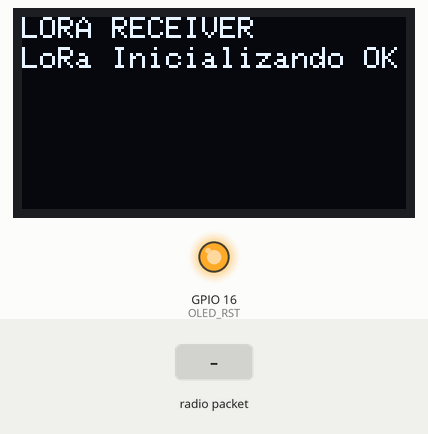
This sketch was run on a simulated ESP32. Shown: 128×64 one-colour display, output pins drawn as LEDs (lit = HIGH). Inputs (shaded band) come from the test bench. No radio packets arrive unless stated; what the sketch prints to the serial monitor is not drawn.

Above: at 3.3 s.
3.4 s: radio packet "1" arrives
At 4.8 s:
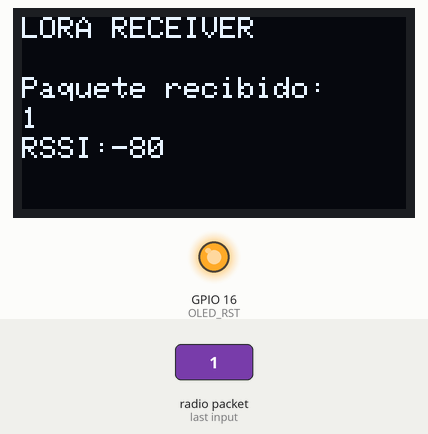
5.9 s: radio packet "0" arrives
At 7.9 s:
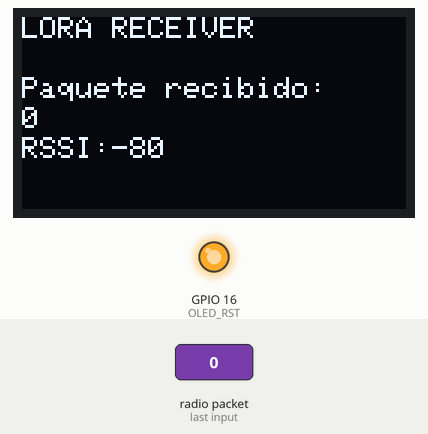
8.4 s: radio packet "2" arrives
Timing chart, 0 to 11.4 s (numbered marks = the images above; inputs shaded):
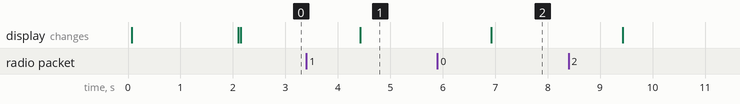

The sketch:

Lora_receiver.ino
```cpp
//librerias para LoRa
#include <SPI.h>
#include <LoRa.h>

//Librerias para el Display OLED
#include <Wire.h>
#include <Adafruit_GFX.h>
#include <Adafruit_SSD1306.h>

#include "logo.h"

//pines Módulo LoRa
#define SCK 5
#define MISO 19
#define MOSI 27
#define SS 18
#define RST 14
#define DIO0 26

//Bandas LoRa
//433E6 for Asia
//866E6 for Europe
//915E6 for North America
#define BAND 915E6

//Pines del Display OLED
#define OLED_SDA 4
#define OLED_SCL 15
#define OLED_RST 16
#define SCREEN_WIDTH 128
#define SCREEN_HEIGHT 64

Adafruit_SSD1306 display(SCREEN_WIDTH, SCREEN_HEIGHT, &Wire, OLED_RST);

String LoRaData;

void logo();

void setup() {

  //reset OLED display via software
  pinMode(OLED_RST, OUTPUT);
  digitalWrite(OLED_RST, LOW);
  delay(20);
  digitalWrite(OLED_RST, HIGH);

  //inicializar el OLED
  Wire.begin(OLED_SDA, OLED_SCL);
  if(!display.begin(SSD1306_SWITCHCAPVCC, 0x3c, false, false)) { // Address 0x3C for 128x32
    Serial.println(F("SSD1306 allocation failed"));
    for(;;); // No procede y queda en bucle infinito
  }

  logo();
  delay(2000);

  display.clearDisplay();
  display.setTextColor(WHITE);
  display.setTextSize(1);
  display.setCursor(0,0);
  display.print("LORA RECEIVER ");
  display.display();

  //inicializa el monitor serial
  Serial.begin(115200);
  Serial.println("LoRa Receiver Test");

  //pines SPI LoRa
  SPI.begin(SCK, MISO, MOSI, SS);
  //setup del modulo LoRa
  LoRa.setPins(SS, RST, DIO0);

  if (!LoRa.begin(BAND)) {
    Serial.println("Falla al inicializar LoRa");
    while (1);
  }
  Serial.println("LoRa Inicializando OK");
  display.setCursor(0,10);
  display.println("LoRa Inicializando OK");
  display.display();
}

void loop() {

  //intenta capturar un paquete
  int packetSize = LoRa.parsePacket();
  if (packetSize) {
    //alerta cuando reciba un paquete
    Serial.print("Paquete recibido ");

    //Lectura del paquete
    while (LoRa.available()) {
      LoRaData = LoRa.readString();
      Serial.print(LoRaData);
    }

    //imprime el RSSI del paquete
    int rssi = LoRa.packetRssi();
    Serial.print("RSSI ");
    Serial.println(rssi);

    // muestra la info en el OLED
   display.clearDisplay();
   display.setCursor(0,0);
   display.print("LORA RECEIVER");
   display.setCursor(0,20);
   display.print("Paquete recibido:");
   display.setCursor(0,30);
   display.print(LoRaData);
   display.setCursor(0,40);
   display.print("RSSI:");
   display.setCursor(30,40);
   display.print(rssi);
   display.display();
  }
}

void logo(){
  display.clearDisplay();
  display.drawBitmap(0, 0,  logo_sch, 128, 64, WHITE);
  display.display();
}
```

Source omitted: logo.h (data table, 6253 bytes)

Measured:
- after the input at 3.4 s, the display: changes after 1.0 s (image 1)
- after the input at 5.9 s, the display: changes after 1.0 s (image 2)
